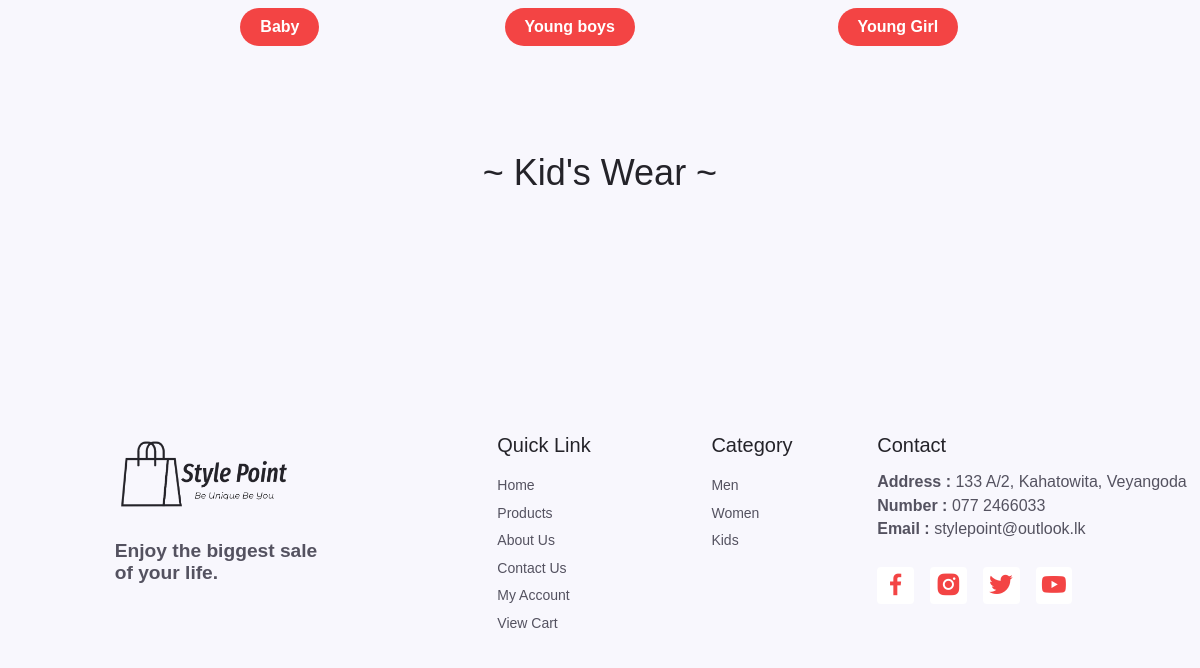
Before: /kids.php (lower part) with the older database file.
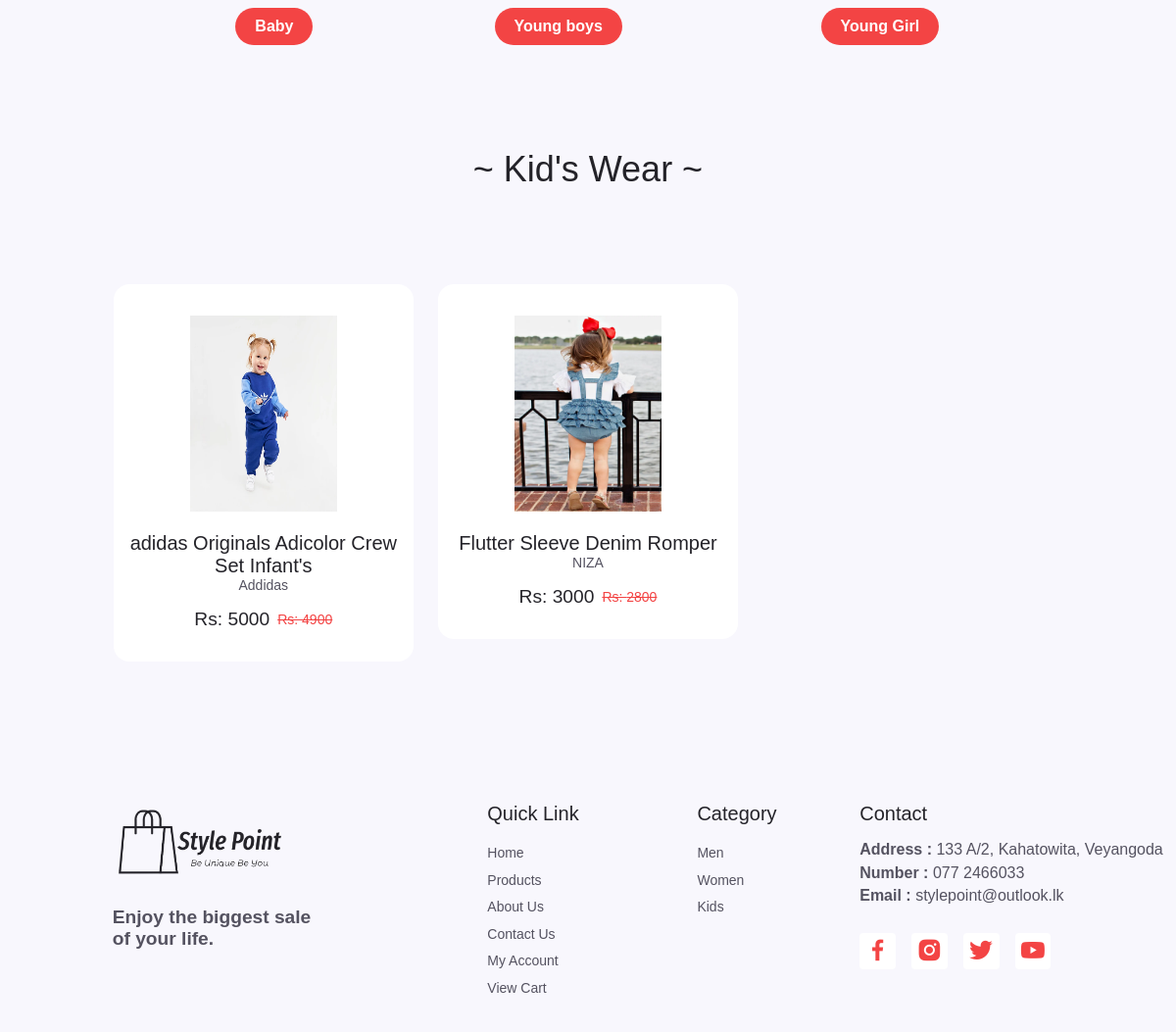
After: the same page with the newer database file.
### tables this page shows
CREATE TABLE `products` (
  `pro_ID` int(100) NOT NULL,
  `pro_Name` varchar(100) NOT NULL,
  `pro_number` varchar(100) NOT NULL,
  `category` varchar(100) NOT NULL,
  `brand_name` varchar(100) NOT NULL,
  `price` int(100) NOT NULL,
  `dis_Price` int(100) NOT NULL,
  `dis_Percentage` int(100) NOT NULL,
  `color` varchar(100) NOT NULL,
  `material` varchar(100) NOT NULL,
  `description` varchar(10000) NOT NULL,
  `img_1` varchar(1000) NOT NULL,
  `img_2` varchar(100) NOT NULL,
  `img_3` varchar(100) NOT NULL,
  `img_4` varchar(100) NOT NULL
);

### kids.php (the view, shortened to what this page needs)
<?php
    include 'components/connect.php';
?>
<!DOCTYPE html>
<html lang="en">
    <head>
        <link rel="stylesheet" href="https://unpkg.com/boxicons@2.1.4/css/boxicons.min.css">
        <link rel="stylesheet" href="css/swiper-bundle.min.css">
        <link rel="stylesheet" href="css/style.css">
        <link rel="stylesheet" class="js-color-style" href="css/colors/color-1.css">
        <link href="https://cdn.jsdelivr.net/npm/remixicon@3.2.0/fonts/remixicon.css" rel="stylesheet">
        <link href='https://unpkg.com/boxicons@2.1.4/css/boxicons.min.css' rel='stylesheet'>
        <link href="/website/css/uicons-bold-rounded.css" rel="stylesheet">
        <link rel="stylesheet" href="">
    </head>
    <body>
        <main class="main">
            <section class="shop section container">
                <div class="category">
                    <div class="cat men">
                        <button class="btn-css"><a href="">Baby</a></button>
                    </div>
                    <div class="cat women">
                        <button class="btn-css"><a href="">Young boys</a></button>
                    </div>
                    <div class="cat kids">
                    <button class="btn-css"> <a href="" class="">Young Girl</a></button>
                    </div>
                </div>
                <h3 class="Shop__subtitle">~ Kid's Wear ~</h3>
                <div class="shop__items grid">
                        <?php
                            $select_products = $conn->prepare("SELECT * FROM `products`");
                            $select_products->execute();
                            if($select_products->rowCount() > 0){
                            while($fetch_products = $select_products->fetch(PDO::FETCH_ASSOC)){
                        ?>
                        <?php
                            if($fetch_products['category'] == "Kids" ){
                        ?>
                        <form action="" method="post" enctype="multipart/form-data">
                        <div class="shop__content">
                                <img src="uploaded_img/<?= $fetch_products['img_1']; ?>" alt="" class="shop__img">
                                <h3 class="shop__title"><?= $fetch_products['pro_Name']; ?></h3>
                                <span class="shop__subtitle"><?= $fetch_products['brand_name']; ?></span>
                                <div class="shop__prices">
                                    <span class="shop__price">Rs: <?= $fetch_products['price']; ?></span>
                                    <span class="shop__discounts">Rs: <?= $fetch_products['dis_Price']; ?></span>
                                </div>
                            </div>
                        </form>
                        <?php
                            }
                            }
                                }else{
                                    echo '<p class="empty">no products added yet!</p>';
                                }
                        ?>
                    </div>
            </section>
        </main>
        <?php include 'components/user_footer.php'; ?>
    </body>
</html>

Changed rows visible on the page:
added products: img_1 (picture), pro_Name "adidas Originals Adicolor Crew Set Infant's", brand_name "Addidas", price "5000", dis_Price "4900"
added products: img_1 (picture), pro_Name "Flutter Sleeve Denim Romper", brand_name "NIZA", price "3000", dis_Price "2800"
